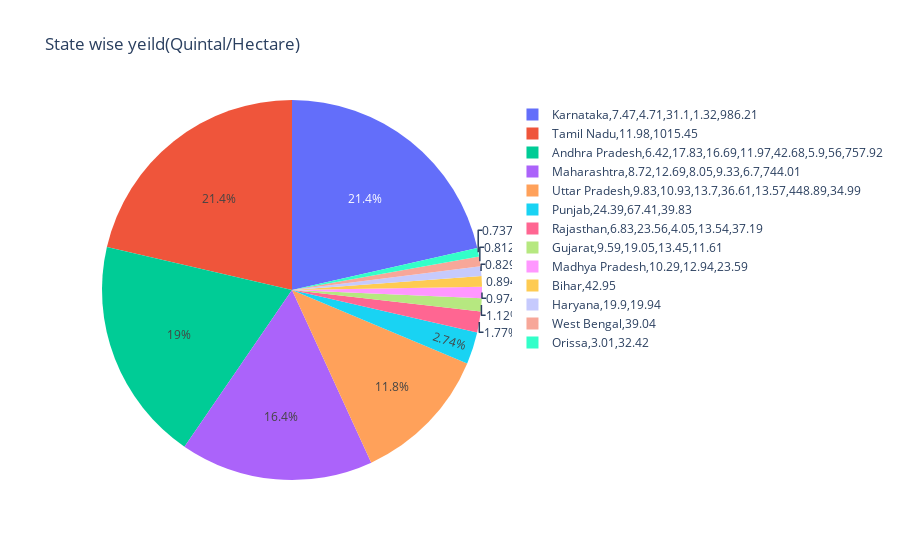

Here is the notebook cell this chart was saved with:
### Markdown cell above
***Q5. What is share of states in total yeild of crops?***

### Code cell
fig=px.pie(df1,values=df1.groupby('State')[cols[-1]].sum(),names=df1.groupby('State')[cols[-1]],
           title='State wise yeild(Quintal/Hectare) ')
fig.show()

### Figure 1 — Plotly figure (JSON) as saved in the notebook; plotly's stock layout.template omitted (floating-point values rounded to 4 significant figures)
{"data": [{"domain": {"x": [0, 1], "y": [0, 1]}, "hovertemplate": "label=%{label}<br>value=%{value}<extra></extra>", "labels": [["Andhra Pradesh", [6.42, 17.83, 16.69, 11.97, 42.68, 5.9, 56, 757.9]], ["Bihar", [42.95]], ["Gujarat", [9.59, 19.05, 13.45, 11.61]], ["Haryana", [19.9, 19.94]], ["Karnataka", [7.47, 4.71, 31.1, 1.32, 986.2]], ["Madhya Pradesh", [10.29, 12.94, 23.59]], ["Maharashtra", [8.72, 12.69, 8.05, 9.33, 6.7, 744.0]], ["Orissa", [3.01, 32.42]], ["Punjab", [24.39, 67.41, 39.83]], ["Rajasthan", [6.83, 23.56, 4.05, 13.54, 37.19]], ["Tamil Nadu", [11.98, 1015.0]], ["Uttar Pradesh", [9.83, 10.93, 13.7, 36.61, 13.57, 448.9, 34.99]], ["West Bengal", [39.04]]], "legendgroup": "", "name": "", "showlegend": true, "type": "pie", "values": [915.4, 42.95, 53.7, 39.84, 1031.0, 46.82, 789.5, 35.43, 131.6, 85.17, 1027.0, 568.5, 39.04]}], "layout": {"legend": {"tracegroupgap": 0}, "title": {"text": "State wise yeild(Quintal/Hectare) "}}}
